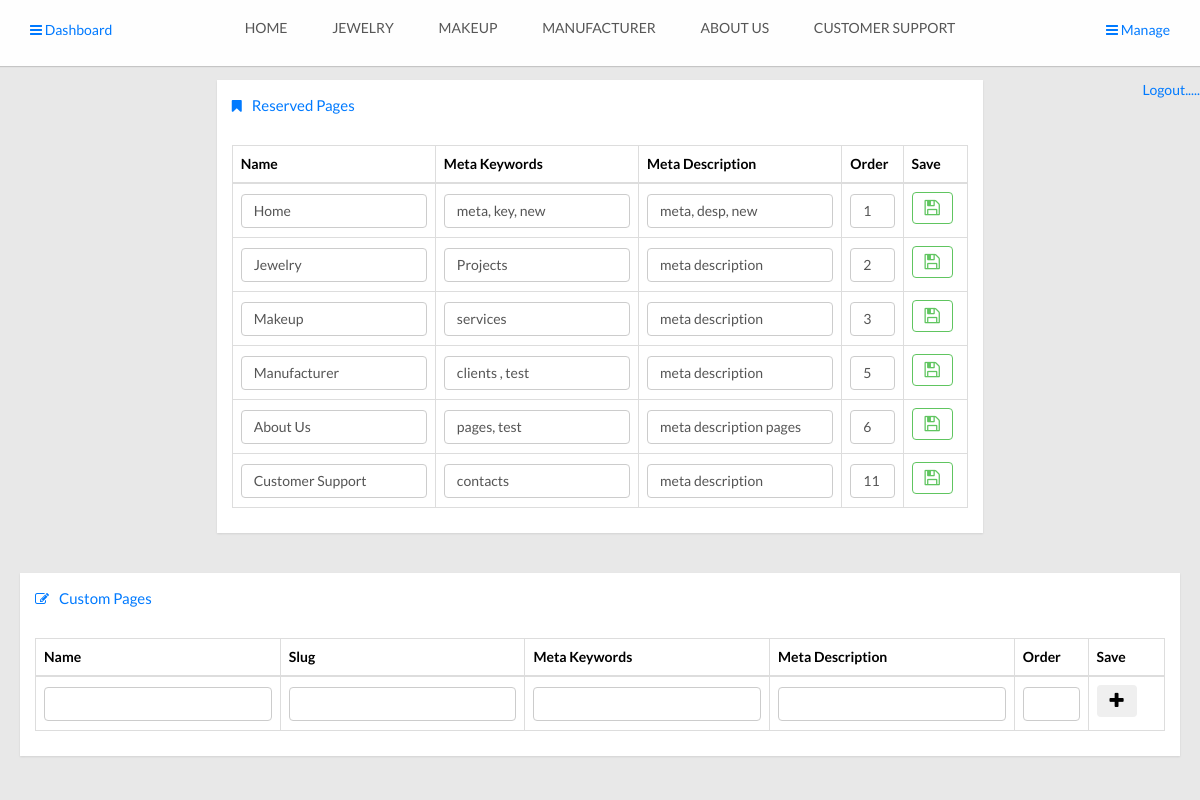
/admin757/manage.php (signed in), run on the app's committed database.
### tables this page shows
CREATE TABLE IF NOT EXISTS `pages` (
  `id` int(11) NOT NULL AUTO_INCREMENT,
  `name` text NOT NULL,
  `slug` varchar(90) NOT NULL,
  `metak` text,
  `metad` text,
  `cover` text,
  `post` text,
  `res` int(11) NOT NULL DEFAULT '0',
  `ordr` int(11) NOT NULL,
  PRIMARY KEY (`id`),
  UNIQUE KEY `slug` (`slug`)
);

### admin757/manage.php (the view, shortened to what this page needs)
<html>
<head>
  <?php include('include/head.php') ?>
  <?php $link = $_GET['page_name'] ?>
</head>
<body onload="showtoast()"  class="page-header-fixed bg-1 layout-boxed">
  <div class="modal-shiftfix">
    <?php include('include/header.php') ?>
<span style="float: right;"><a href="logout.php">Logout.....</a></span>
    <div class="container-fluid main-content">
      <div class="row">
        <div class="col-lg-2">
        </div>
        <div class="col-lg-8">
          <div class="widget-container fluid-height clearfix">
            <div class="heading">
              <i class="fa fa-bookmark"></i>Reserved Pages
            </div>
            <div class="widget-content padded clearfix">
              <table class="table table-bordered">
                <thead>
                  <th>
                   Name
                 </th>
                 <th>
                  Meta Keywords
                </th>
                <th>
                  Meta Description
                </th>
                <th style="max-width: 60px;">
                  Order
                </th>
                <th class="hidden-xs">
                  Save
                </th>
              </thead>
              <tbody>
                <?php
                $rows =mysqli_query($con,"SELECT * FROM pages where res=1  ORDER BY ordr" ) or die(mysqli_error($con));
                $n=0;
                while($row=mysqli_fetch_array($rows)){
                  $name = $row['name'];
                  $metak = $row['metak'];
                  $metad = $row['metad'];
                  $ordr = $row['ordr'];
                  $id = $row['id'];
                  ?>
                  <form method="post" action="">
                    <tr>
                      <td>
                        <input type="text" class="form-control" name="name<?php echo $n ?>" value="<?php echo $name ?>">
                      </td>
                      <td>
                        <input type="text" class="form-control" name="metak<?php echo $n ?>" value="<?php echo $metak ?>">
                      </td>
                      <td>
                        <input type="text" class="form-control" name="metad<?php echo $n ?>" value="<?php echo $metad ?>">
                      </td>
                      <td  style="max-width: 60px;">
                        <input type="text" class="form-control" name="ordr<?php echo $n ?>" value="<?php echo $ordr ?>">
                      </td>
                      <td>
                        <button type="submit" name="saveres<?php echo $n ?>" class="btn btn-success-outline" value="<?php echo $id ?>"> <i class="fa fa-save"></i></button>
                      </td>
                    </tr>
                  </form>
                  <?php $n++; } ?>
                </tbody>
              </table>
            </div>
          </div>
        </div>
      </div>
    </div>
    <div class="container-fluid main-content">
      <div class="row">
        <div class="col-lg-12">
          <div class="widget-container fluid-height clearfix">
            <div class="heading">
              <i class="fa fa-edit"></i>Custom Pages
            </div>
            <div class="widget-content padded clearfix">
              <table class="table table-bordered">
                <thead>
                  <th>
                   Name
                 </th>
                 <th>
                   Slug
                 </th>
                 <th>
                  Meta Keywords
                </th>
                <th>
                  Meta Description
                </th>
                <th style="max-width: 60px;">
                  Order
                </th>
                <th class="hidden-xs">
                  Save
                </th>
              </thead>
              <tbody>
                  <form method="post" action="">
                    <tr>
                      <td>
                        <input type="text" class="form-control" name="newname" value="">
                      </td>
                      <td>
                        <input type="text" class="form-control" name="newslug" value="">
                      </td>
                      <td>
                        <input type="text" class="form-control" name="newmetak" >
                      </td>
                      <td>
                        <input type="text" class="form-control" name="newmetad">
                      </td>
                      <td  style="max-width: 60px;">
                        <input type="text" class="form-control" name="newordr" value="">
                      </td>
                      <td>
                        <div class="btn-group">
                          <button type="submit" name="addcus" class="btn btn btn-outline"> <i class="fa fa-plus"></i></button>
                        </div>
                      </td>
                    </tr>
                  </form>
                </tbody>
              </table>
            </div>
          </div>
        </div>
      </div>
    </div>
  </div>
</body>
</html>

### admin757/include/header.php
<div class="navbar navbar-fixed-top">
    <div class="container-fluid main-nav clearfix">
    <div class="nav-collapse">
      <ul class="nav">
        <a href="manages">
        <span class="upr" style="position: fixed;left: 30px;top: 20px;"><i class="fa fa-bars" ></i> Dashboard</span></a>
        <?php
        $rows =mysqli_query($con,"SELECT name,slug,res FROM pages  ORDER BY ordr" ) or die(mysqli_error($con));
          while($row=mysqli_fetch_array($rows)){
            $slug = $row['slug'];
            $name = $row['name'];
            $res = $row['res'];
            ?>
        <li>
          <a <?php if($link==$slug) echo'class="current"' ;?> href="<?php if($res==0) echo'cpages-' ;?><?php echo $slug ?>"></span><?php echo $name ?></a>
        </li>
        <?php } ?>
      <a href="manages">
      <span class="upr" style="position: fixed;right: 30px;top: 20px;"><i class="fa fa-bars" ></i> Manage</span></a>
      </ul>
    </div>
  </div>
</div>

### admin757/stylesheets/color/green.css (style rules this page uses)
a { color: #60c560; }
.widget-container .heading { color: #60c560; }

### admin757/stylesheets/color/orange.css (style rules this page uses)
a { color: #f0ad4e; }
.widget-container .heading { color: #f0ad4e; }

### admin757/stylesheets/color/magenta.css (style rules this page uses)
a { color: #c741c9; }
.widget-container .heading { color: #c741c9; }

### admin757/stylesheets/color/gray.css (style rules this page uses)
a { color: #999999; }
.widget-container .heading { color: #999999; }

### admin757/include/head.php (style rules this page uses)
.btn { font-size: 18px; }
table { width: 100%; }

### data on the page
pages: name "HOME", name "Home", metak "meta, key, new", metad "meta, desp, new", ordr "1"
pages: name "JEWELRY", name "Jewelry", metak "Projects", metad "meta description", ordr "2"
pages: name "MAKEUP", name "Makeup", metak "services", metad "meta description", ordr "3", $id 18 (drawn)
pages: name "MANUFACTURER", name "Manufacturer", metak "clients , test", metad "meta description", ordr "5"
pages: name "ABOUT US", name "About Us", metak "pages, test", metad "meta description pages", ordr "6", $id 12 (drawn)
pages: name "CUSTOMER SUPPORT", name "Customer Support", metak "contacts", metad "meta description", ordr "11", $id 2 (drawn)
